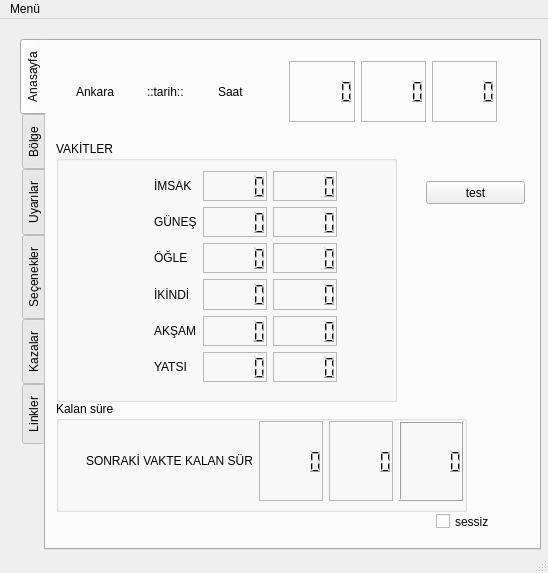
<?xml version="1.0" encoding="UTF-8"?>
<ui version="4.0">
 <class>MainWindow</class>
 <widget class="QMainWindow" name="MainWindow">
  <property name="geometry">
   <rect>
    <x>0</x>
    <y>0</y>
    <width>548</width>
    <height>573</height>
   </rect>
  </property>
  <property name="windowTitle">
   <string>MainWindow</string>
  </property>
  <property name="toolButtonStyle">
   <enum>Qt::ToolButtonIconOnly</enum>
  </property>
  <widget class="QWidget" name="centralwidget">
   <widget class="QWidget" name="gridLayoutWidget">
    <property name="geometry">
     <rect>
      <x>20</x>
      <y>20</y>
      <width>521</width>
      <height>511</height>
     </rect>
    </property>
    <layout class="QGridLayout" name="gridLayout">
     <item row="0" column="0">
      <widget class="QTabWidget" name="tabWidget">
       <property name="enabled">
        <bool>true</bool>
       </property>
       <property name="tabPosition">
        <enum>QTabWidget::West</enum>
       </property>
       <property name="tabShape">
        <enum>QTabWidget::Rounded</enum>
       </property>
       <property name="currentIndex">
        <number>0</number>
       </property>
       <property name="elideMode">
        <enum>Qt::ElideNone</enum>
       </property>
       <property name="documentMode">
        <bool>false</bool>
       </property>
       <property name="movable">
        <bool>true</bool>
       </property>
       <widget class="QWidget" name="tab">
        <attribute name="title">
         <string>Anasayfa</string>
        </attribute>
        <widget class="QGroupBox" name="groupBox_2">
         <property name="geometry">
          <rect>
           <x>10</x>
           <y>100</y>
           <width>341</width>
           <height>261</height>
          </rect>
         </property>
         <property name="title">
          <string>VAKİTLER</string>
         </property>
         <property name="flat">
          <bool>false</bool>
         </property>
         <property name="checkable">
          <bool>false</bool>
         </property>
         <widget class="QWidget" name="gridLayoutWidget_2">
          <property name="geometry">
           <rect>
            <x>50</x>
            <y>30</y>
            <width>231</width>
            <height>211</height>
           </rect>
          </property>
          <layout class="QGridLayout" name="gridLayout_2">
           <item row="6" column="1">
            <widget class="QLabel" name="label_5">
             <property name="text">
              <string>YATSI</string>
             </property>
            </widget>
           </item>
           <item row="5" column="2">
            <widget class="QLCDNumber" name="lcdNumberMaghribHour">
             <property name="frameShape">
              <enum>QFrame::StyledPanel</enum>
             </property>
             <property name="frameShadow">
              <enum>QFrame::Sunken</enum>
             </property>
             <property name="lineWidth">
              <number>1</number>
             </property>
             <property name="smallDecimalPoint">
              <bool>false</bool>
             </property>
             <property name="segmentStyle">
              <enum>QLCDNumber::Filled</enum>
             </property>
            </widget>
           </item>
           <item row="4" column="0">
            <spacer name="horizontalSpacer_3">
             <property name="orientation">
              <enum>Qt::Horizontal</enum>
             </property>
             <property name="sizeHint" stdset="0">
              <size>
               <width>40</width>
               <height>20</height>
              </size>
             </property>
            </spacer>
           </item>
           <item row="3" column="0">
            <spacer name="horizontalSpacer_2">
             <property name="orientation">
              <enum>Qt::Horizontal</enum>
             </property>
             <property name="sizeHint" stdset="0">
              <size>
               <width>40</width>
               <height>20</height>
              </size>
             </property>
            </spacer>
           </item>
           <item row="5" column="1">
            <widget class="QLabel" name="label_4">
             <property name="text">
              <string>AKŞAM</string>
             </property>
            </widget>
           </item>
           <item row="3" column="1">
            <widget class="QLabel" name="label_2">
             <property name="text">
              <string>ÖĞLE</string>
             </property>
            </widget>
           </item>
           <item row="1" column="2">
            <widget class="QLCDNumber" name="lcdNumberFajrHour">
             <property name="frameShape">
              <enum>QFrame::StyledPanel</enum>
             </property>
             <property name="frameShadow">
              <enum>QFrame::Sunken</enum>
             </property>
             <property name="lineWidth">
              <number>1</number>
             </property>
             <property name="smallDecimalPoint">
              <bool>false</bool>
             </property>
             <property name="segmentStyle">
              <enum>QLCDNumber::Filled</enum>
             </property>
            </widget>
           </item>
           <item row="6" column="0">
            <spacer name="horizontalSpacer_5">
             <property name="orientation">
              <enum>Qt::Horizontal</enum>
             </property>
             <property name="sizeHint" stdset="0">
              <size>
               <width>40</width>
               <height>20</height>
              </size>
             </property>
            </spacer>
           </item>
           <item row="2" column="0">
            <spacer name="horizontalSpacer_6">
             <property name="orientation">
              <enum>Qt::Horizontal</enum>
             </property>
             <property name="sizeHint" stdset="0">
              <size>
               <width>40</width>
               <height>20</height>
              </size>
             </property>
            </spacer>
           </item>
           <item row="6" column="2">
            <widget class="QLCDNumber" name="lcdNumberIshaHour">
             <property name="frameShape">
              <enum>QFrame::StyledPanel</enum>
             </property>
             <property name="frameShadow">
              <enum>QFrame::Sunken</enum>
             </property>
             <property name="lineWidth">
              <number>1</number>
             </property>
             <property name="smallDecimalPoint">
              <bool>false</bool>
             </property>
             <property name="segmentStyle">
              <enum>QLCDNumber::Filled</enum>
             </property>
            </widget>
           </item>
           <item row="1" column="1">
            <widget class="QLabel" name="label">
             <property name="text">
              <string>İMSAK</string>
             </property>
            </widget>
           </item>
           <item row="4" column="2">
            <widget class="QLCDNumber" name="lcdNumberAsrHour">
             <property name="frameShape">
              <enum>QFrame::StyledPanel</enum>
             </property>
             <property name="frameShadow">
              <enum>QFrame::Sunken</enum>
             </property>
             <property name="lineWidth">
              <number>1</number>
             </property>
             <property name="smallDecimalPoint">
              <bool>false</bool>
             </property>
             <property name="segmentStyle">
              <enum>QLCDNumber::Filled</enum>
             </property>
            </widget>
           </item>
           <item row="4" column="1">
            <widget class="QLabel" name="label_3">
             <property name="text">
              <string>İKİNDİ</string>
             </property>
            </widget>
           </item>
           <item row="3" column="2">
            <widget class="QLCDNumber" name="lcdNumberDhuhrHour">
             <property name="frameShape">
              <enum>QFrame::StyledPanel</enum>
             </property>
             <property name="frameShadow">
              <enum>QFrame::Sunken</enum>
             </property>
             <property name="lineWidth">
              <number>1</number>
             </property>
             <property name="smallDecimalPoint">
              <bool>false</bool>
             </property>
             <property name="segmentStyle">
              <enum>QLCDNumber::Filled</enum>
             </property>
            </widget>
           </item>
           <item row="5" column="0">
            <spacer name="horizontalSpacer_4">
             <property name="orientation">
              <enum>Qt::Horizontal</enum>
             </property>
             <property name="sizeHint" stdset="0">
              <size>
               <width>40</width>
               <height>20</height>
              </size>
             </property>
            </spacer>
           </item>
           <item row="2" column="1">
            <widget class="QLabel" name="label_24">
             <property name="text">
              <string>GÜNEŞ</string>
             </property>
            </widget>
           </item>
           <item row="2" column="2">
            <widget class="QLCDNumber" name="lcdNumberSunriseHour">
             <property name="frameShape">
              <enum>QFrame::StyledPanel</enum>
             </property>
             <property name="frameShadow">
              <enum>QFrame::Sunken</enum>
             </property>
             <property name="lineWidth">
              <number>1</number>
             </property>
             <property name="smallDecimalPoint">
              <bool>false</bool>
             </property>
             <property name="segmentStyle">
              <enum>QLCDNumber::Filled</enum>
             </property>
            </widget>
           </item>
           <item row="1" column="0">
            <spacer name="horizontalSpacer">
             <property name="orientation">
              <enum>Qt::Horizontal</enum>
             </property>
             <property name="sizeHint" stdset="0">
              <size>
               <width>40</width>
               <height>20</height>
              </size>
             </property>
            </spacer>
           </item>
           <item row="6" column="3">
            <widget class="QLCDNumber" name="lcdNumberIshaMinute">
             <property name="frameShape">
              <enum>QFrame::StyledPanel</enum>
             </property>
             <property name="frameShadow">
              <enum>QFrame::Sunken</enum>
             </property>
             <property name="lineWidth">
              <number>1</number>
             </property>
             <property name="smallDecimalPoint">
              <bool>false</bool>
             </property>
             <property name="segmentStyle">
              <enum>QLCDNumber::Filled</enum>
             </property>
            </widget>
           </item>
           <item row="5" column="3">
            <widget class="QLCDNumber" name="lcdNumberMaghribMinute">
             <property name="frameShape">
              <enum>QFrame::StyledPanel</enum>
             </property>
             <property name="frameShadow">
              <enum>QFrame::Sunken</enum>
             </property>
             <property name="lineWidth">
              <number>1</number>
             </property>
             <property name="smallDecimalPoint">
              <bool>false</bool>
             </property>
             <property name="segmentStyle">
              <enum>QLCDNumber::Filled</enum>
             </property>
            </widget>
           </item>
           <item row="4" column="3">
            <widget class="QLCDNumber" name="lcdNumberAsrMinute">
             <property name="frameShape">
              <enum>QFrame::StyledPanel</enum>
             </property>
             <property name="frameShadow">
              <enum>QFrame::Sunken</enum>
             </property>
             <property name="lineWidth">
              <number>1</number>
             </property>
             <property name="smallDecimalPoint">
              <bool>false</bool>
             </property>
             <property name="segmentStyle">
              <enum>QLCDNumber::Filled</enum>
             </property>
            </widget>
           </item>
           <item row="3" column="3">
            <widget class="QLCDNumber" name="lcdNumberDhuhrMinute">
             <property name="frameShape">
              <enum>QFrame::StyledPanel</enum>
             </property>
             <property name="frameShadow">
              <enum>QFrame::Sunken</enum>
             </property>
             <property name="lineWidth">
              <number>1</number>
             </property>
             <property name="smallDecimalPoint">
              <bool>false</bool>
             </property>
             <property name="segmentStyle">
              <enum>QLCDNumber::Filled</enum>
             </property>
            </widget>
           </item>
           <item row="2" column="3">
            <widget class="QLCDNumber" name="lcdNumberSunriseMinute">
             <property name="frameShape">
              <enum>QFrame::StyledPanel</enum>
             </property>
             <property name="frameShadow">
              <enum>QFrame::Sunken</enum>
             </property>
             <property name="lineWidth">
              <number>1</number>
             </property>
             <property name="smallDecimalPoint">
              <bool>false</bool>
             </property>
             <property name="segmentStyle">
              <enum>QLCDNumber::Filled</enum>
             </property>
            </widget>
           </item>
           <item row="1" column="3">
            <widget class="QLCDNumber" name="lcdNumberFajrMinute">
             <property name="frameShape">
              <enum>QFrame::StyledPanel</enum>
             </property>
             <property name="frameShadow">
              <enum>QFrame::Sunken</enum>
             </property>
             <property name="lineWidth">
              <number>1</number>
             </property>
             <property name="smallDecimalPoint">
              <bool>false</bool>
             </property>
             <property name="segmentStyle">
              <enum>QLCDNumber::Filled</enum>
             </property>
            </widget>
           </item>
          </layout>
         </widget>
        </widget>
        <widget class="QCheckBox" name="checkBox_13">
         <property name="geometry">
          <rect>
           <x>390</x>
           <y>470</y>
           <width>86</width>
           <height>21</height>
          </rect>
         </property>
         <property name="text">
          <string>sessiz</string>
         </property>
        </widget>
        <widget class="QWidget" name="gridLayoutWidget_7">
         <property name="geometry">
          <rect>
           <x>30</x>
           <y>20</y>
           <width>421</width>
           <height>61</height>
          </rect>
         </property>
         <layout class="QGridLayout" name="gridLayout_8">
          <item row="1" column="2">
           <widget class="QLabel" name="label_6">
            <property name="text">
             <string>Saat</string>
            </property>
           </widget>
          </item>
          <item row="1" column="1">
           <widget class="QLabel" name="labelCurrentDate">
            <property name="text">
             <string>::tarih::</string>
            </property>
           </widget>
          </item>
          <item row="1" column="0">
           <widget class="QLabel" name="labelCurrentCity">
            <property name="text">
             <string>Ankara</string>
            </property>
           </widget>
          </item>
          <item row="1" column="4">
           <widget class="QLCDNumber" name="lcdNumberCurrentMinute">
            <property name="frameShape">
             <enum>QFrame::StyledPanel</enum>
            </property>
            <property name="frameShadow">
             <enum>QFrame::Sunken</enum>
            </property>
            <property name="lineWidth">
             <number>1</number>
            </property>
            <property name="smallDecimalPoint">
             <bool>false</bool>
            </property>
            <property name="segmentStyle">
             <enum>QLCDNumber::Filled</enum>
            </property>
           </widget>
          </item>
          <item row="1" column="3">
           <widget class="QLCDNumber" name="lcdNumberCurrentHour">
            <property name="frameShape">
             <enum>QFrame::StyledPanel</enum>
            </property>
            <property name="frameShadow">
             <enum>QFrame::Sunken</enum>
            </property>
            <property name="lineWidth">
             <number>1</number>
            </property>
            <property name="smallDecimalPoint">
             <bool>false</bool>
            </property>
            <property name="segmentStyle">
             <enum>QLCDNumber::Filled</enum>
            </property>
           </widget>
          </item>
          <item row="1" column="5">
           <widget class="QLCDNumber" name="lcdNumberCurrentSecond">
            <property name="frameShape">
             <enum>QFrame::StyledPanel</enum>
            </property>
            <property name="frameShadow">
             <enum>QFrame::Sunken</enum>
            </property>
            <property name="lineWidth">
             <number>1</number>
            </property>
            <property name="smallDecimalPoint">
             <bool>false</bool>
            </property>
            <property name="segmentStyle">
             <enum>QLCDNumber::Filled</enum>
            </property>
           </widget>
          </item>
         </layout>
        </widget>
        <widget class="QWidget" name="horizontalLayoutWidget">
         <property name="geometry">
          <rect>
           <x>40</x>
           <y>380</y>
           <width>377</width>
           <height>80</height>
          </rect>
         </property>
         <layout class="QHBoxLayout" name="horizontalLayout">
          <item>
           <widget class="QLabel" name="labelNextPrayer">
            <property name="text">
             <string>SONRAKİ VAKTE KALAN SÜRE</string>
            </property>
           </widget>
          </item>
          <item>
           <widget class="QLCDNumber" name="lcdNumberNextPrayerHour">
            <property name="frameShape">
             <enum>QFrame::StyledPanel</enum>
            </property>
            <property name="frameShadow">
             <enum>QFrame::Sunken</enum>
            </property>
            <property name="lineWidth">
             <number>1</number>
            </property>
            <property name="smallDecimalPoint">
             <bool>false</bool>
            </property>
            <property name="segmentStyle">
             <enum>QLCDNumber::Filled</enum>
            </property>
           </widget>
          </item>
          <item>
           <widget class="QLCDNumber" name="lcdNumberNextPrayerMinute">
            <property name="frameShape">
             <enum>QFrame::StyledPanel</enum>
            </property>
            <property name="frameShadow">
             <enum>QFrame::Sunken</enum>
            </property>
            <property name="lineWidth">
             <number>1</number>
            </property>
            <property name="smallDecimalPoint">
             <bool>false</bool>
            </property>
            <property name="segmentStyle">
             <enum>QLCDNumber::Filled</enum>
            </property>
           </widget>
          </item>
          <item>
           <widget class="QLCDNumber" name="lcdNumberNextPrayerSecond"/>
          </item>
         </layout>
        </widget>
        <widget class="QGroupBox" name="groupBox_6">
         <property name="geometry">
          <rect>
           <x>10</x>
           <y>360</y>
           <width>411</width>
           <height>111</height>
          </rect>
         </property>
         <property name="title">
          <string>Kalan süre</string>
         </property>
        </widget>
        <widget class="QPushButton" name="testbutton">
         <property name="geometry">
          <rect>
           <x>380</x>
           <y>140</y>
           <width>99</width>
           <height>23</height>
          </rect>
         </property>
         <property name="text">
          <string>test</string>
         </property>
        </widget>
        <zorder>groupBox_6</zorder>
        <zorder>groupBox_2</zorder>
        <zorder>checkBox_13</zorder>
        <zorder>gridLayoutWidget_7</zorder>
        <zorder>horizontalLayoutWidget</zorder>
        <zorder>testbutton</zorder>
        <zorder>pushButtonOpenPrayerTimesText</zorder>
       </widget>
       <widget class="QWidget" name="tab_2">
        <attribute name="title">
         <string>Bölge</string>
        </attribute>
        <widget class="QGroupBox" name="groupBox_3">
         <property name="geometry">
          <rect>
           <x>20</x>
           <y>0</y>
           <width>451</width>
           <height>261</height>
          </rect>
         </property>
         <property name="title">
          <string>GroupBox</string>
         </property>
         <widget class="QWidget" name="gridLayoutWidget_3">
          <property name="geometry">
           <rect>
            <x>10</x>
            <y>30</y>
            <width>411</width>
            <height>211</height>
           </rect>
          </property>
          <layout class="QGridLayout" name="gridLayout_3">
           <item row="0" column="0">
            <widget class="QLabel" name="labelCountry">
             <property name="text">
              <string>ÜLKE</string>
             </property>
            </widget>
           </item>
           <item row="1" column="0">
            <widget class="QLabel" name="labelCity">
             <property name="text">
              <string>ŞEHİR</string>
             </property>
            </widget>
           </item>
           <item row="2" column="0">
            <widget class="QLabel" name="labelDistrict">
             <property name="text">
              <string>İLÇE</string>
             </property>
            </widget>
           </item>
           <item row="3" column="0">
            <widget class="QLabel" name="labelTown">
             <property name="text">
              <string>KÖY/KASABA</string>
             </property>
            </widget>
           </item>
           <item row="0" column="1">
            <widget class="QComboBox" name="comboBoxSelectCountry">
             <item>
              <property name="text">
               <string>türkei</string>
              </property>
             </item>
            </widget>
           </item>
           <item row="1" column="1">
            <widget class="QComboBox" name="comboBoxSelectCity"/>
           </item>
           <item row="2" column="1">
            <widget class="QComboBox" name="comboBoxSelectDistrict">
             <property name="enabled">
              <bool>false</bool>
             </property>
            </widget>
           </item>
           <item row="3" column="1">
            <widget class="QComboBox" name="comboBoxSelectTown">
             <property name="enabled">
              <bool>false</bool>
             </property>
            </widget>
           </item>
          </layout>
         </widget>
        </widget>
        <widget class="QDialogButtonBox" name="buttonBox_2">
         <property name="geometry">
          <rect>
           <x>280</x>
           <y>260</y>
           <width>160</width>
           <height>25</height>
          </rect>
         </property>
         <property name="standardButtons">
          <set>QDialogButtonBox::Cancel|QDialogButtonBox::Ok</set>
         </property>
        </widget>
        <widget class="QPushButton" name="pushButtonSetTimesManuelly">
         <property name="geometry">
          <rect>
           <x>220</x>
           <y>330</y>
           <width>221</width>
           <height>23</height>
          </rect>
         </property>
         <property name="text">
          <string>Manuel olarak Ayarla</string>
         </property>
        </widget>
       </widget>
       <widget class="QWidget" name="tab_3">
        <attribute name="title">
         <string>Uyarılar</string>
        </attribute>
        <widget class="QWidget" name="gridLayoutWidget_4">
         <property name="geometry">
          <rect>
           <x>20</x>
           <y>10</y>
           <width>451</width>
           <height>301</height>
          </rect>
         </property>
         <layout class="QGridLayout" name="gridLayout_4">
          <item row="0" column="1">
           <widget class="QSpinBox" name="spinBoxFacrWarn"/>
          </item>
          <item row="3" column="1">
           <widget class="QSpinBox" name="spinBoxAsrWarn"/>
          </item>
          <item row="7" column="1">
           <widget class="QDialogButtonBox" name="buttonBox">
            <property name="standardButtons">
             <set>QDialogButtonBox::Cancel|QDialogButtonBox::Save</set>
            </property>
           </widget>
          </item>
          <item row="3" column="0">
           <widget class="QCheckBox" name="checkBoxAsrWarn">
            <property name="text">
             <string>İkindi</string>
            </property>
           </widget>
          </item>
          <item row="2" column="1">
           <widget class="QSpinBox" name="spinBoxDhuhrWarn"/>
          </item>
          <item row="4" column="1">
           <widget class="QSpinBox" name="spinBoxMaghribWarn"/>
          </item>
          <item row="4" column="0">
           <widget class="QCheckBox" name="checkBoxMaghribWarn">
            <property name="text">
             <string>Akşam</string>
            </property>
           </widget>
          </item>
          <item row="2" column="0">
           <widget class="QCheckBox" name="checkBoxDhuhrWarn">
            <property name="text">
             <string>Öğle</string>
            </property>
           </widget>
          </item>
          <item row="5" column="0">
           <widget class="QCheckBox" name="checkBoxIshaWarn">
            <property name="text">
             <string>Yatsı</string>
            </property>
           </widget>
          </item>
          <item row="5" column="1">
           <widget class="QSpinBox" name="spinBoxIshaWarn"/>
          </item>
          <item row="0" column="0">
           <widget class="QCheckBox" name="checkBoxFajrWarn">
            <property name="text">
             <string>İmsak</string>
            </property>
           </widget>
          </item>
          <item row="1" column="0">
           <widget class="QCheckBox" name="checkBoxSunriseWarn">
            <property name="text">
             <string>Güneş</string>
            </property>
           </widget>
          </item>
          <item row="1" column="1">
           <widget class="QSpinBox" name="spinBoxSunriseWarn"/>
          </item>
         </layout>
        </widget>
        <widget class="QGroupBox" name="groupBox_4">
         <property name="geometry">
          <rect>
           <x>10</x>
           <y>0</y>
           <width>471</width>
           <height>271</height>
          </rect>
         </property>
         <property name="title">
          <string>Vakit Uyarıları</string>
         </property>
        </widget>
        <zorder>groupBox_4</zorder>
        <zorder>gridLayoutWidget_4</zorder>
       </widget>
       <widget class="QWidget" name="tab_4">
        <attribute name="title">
         <string>Seçenekler</string>
        </attribute>
        <widget class="QGroupBox" name="groupBox">
         <property name="geometry">
          <rect>
           <x>10</x>
           <y>9</y>
           <width>471</width>
           <height>331</height>
          </rect>
         </property>
         <property name="title">
          <string>Seçenekler</string>
         </property>
         <widget class="QWidget" name="gridLayoutWidget_5">
          <property name="geometry">
           <rect>
            <x>10</x>
            <y>20</y>
            <width>431</width>
            <height>291</height>
           </rect>
          </property>
          <layout class="QGridLayout" name="gridLayout_6">
           <item row="10" column="0">
            <widget class="QLabel" name="label_16">
             <property name="text">
              <string>Kapatma ayarı</string>
             </property>
            </widget>
           </item>
           <item row="5" column="0">
            <widget class="QCheckBox" name="checkBoxPlayWarnSound">
             <property name="text">
              <string>Uyarı sesleri çal</string>
             </property>
            </widget>
           </item>
           <item row="3" column="0">
            <widget class="QCheckBox" name="checkBoxShowInTray">
             <property name="text">
              <string>Sistem tepsisinde simge göster</string>
             </property>
            </widget>
           </item>
           <item row="8" column="0">
            <widget class="QLabel" name="label_12">
             <property name="text">
              <string>Ezan sesi</string>
             </property>
            </widget>
           </item>
           <item row="4" column="0">
            <widget class="QCheckBox" name="checkBoxPlayAdhan">
             <property name="text">
              <string>Vakitlerde ezan oku</string>
             </property>
            </widget>
           </item>
           <item row="6" column="0">
            <widget class="QCheckBox" name="checkBoxMuteInAdhanTime">
             <property name="text">
              <string>Ezan vaktinde sesi kapat</string>
             </property>
            </widget>
           </item>
           <item row="9" column="0">
            <widget class="QLabel" name="label_26">
             <property name="text">
              <string>Uyarı sesi</string>
             </property>
            </widget>
           </item>
           <item row="10" column="1">
            <widget class="QComboBox" name="comboBoxCloseOption">
             <item>
              <property name="text">
               <string>Tamamen kapat</string>
              </property>
             </item>
             <item>
              <property name="text">
               <string>Gizle</string>
              </property>
             </item>
            </widget>
           </item>
           <item row="8" column="1">
            <widget class="QToolButton" name="toolButton">
             <property name="text">
              <string>...</string>
             </property>
            </widget>
           </item>
           <item row="9" column="1">
            <widget class="QToolButton" name="toolButton_2">
             <property name="text">
              <string>...</string>
             </property>
            </widget>
           </item>
           <item row="7" column="0">
            <widget class="QCheckBox" name="checkBoxSystemNotifications">
             <property name="text">
              <string>Sistem bildirimleri açık</string>
             </property>
            </widget>
           </item>
          </layout>
         </widget>
        </widget>
        <widget class="QDialogButtonBox" name="buttonBox_4">
         <property name="geometry">
          <rect>
           <x>150</x>
           <y>330</y>
           <width>327</width>
           <height>25</height>
          </rect>
         </property>
         <property name="standardButtons">
          <set>QDialogButtonBox::Cancel|QDialogButtonBox::RestoreDefaults|QDialogButtonBox::Save</set>
         </property>
        </widget>
       </widget>
       <widget class="QWidget" name="tab_5">
        <attribute name="title">
         <string>Kazalar</string>
        </attribute>
        <widget class="QGroupBox" name="groupBox_5">
         <property name="geometry">
          <rect>
           <x>10</x>
           <y>0</y>
           <width>311</width>
           <height>311</height>
          </rect>
         </property>
         <property name="title">
          <string>GroupBox</string>
         </property>
         <widget class="QWidget" name="gridLayoutWidget_6">
          <property name="geometry">
           <rect>
            <x>40</x>
            <y>30</y>
            <width>231</width>
            <height>261</height>
           </rect>
          </property>
          <layout class="QGridLayout" name="gridLayout_7">
           <item row="2" column="0">
            <widget class="QLabel" name="label_21">
             <property name="text">
              <string>Öğle</string>
             </property>
            </widget>
           </item>
           <item row="0" column="0">
            <widget class="QLabel" name="label_22">
             <property name="text">
              <string>Sabah</string>
             </property>
            </widget>
           </item>
           <item row="4" column="0">
            <widget class="QLabel" name="label_19">
             <property name="text">
              <string>Akşam</string>
             </property>
            </widget>
           </item>
           <item row="3" column="0">
            <widget class="QLabel" name="label_20">
             <property name="text">
              <string>İkindi</string>
             </property>
            </widget>
           </item>
           <item row="5" column="0">
            <widget class="QLabel" name="label_18">
             <property name="text">
              <string>Yatsı</string>
             </property>
            </widget>
           </item>
           <item row="2" column="1">
            <widget class="QSpinBox" name="spinBoxZuhrCount"/>
           </item>
           <item row="3" column="1">
            <widget class="QSpinBox" name="spinBoxAsrCount"/>
           </item>
           <item row="4" column="1">
            <widget class="QSpinBox" name="spinBoxMaghribCount"/>
           </item>
           <item row="5" column="1">
            <widget class="QSpinBox" name="spinBoxIshaCount"/>
           </item>
           <item row="0" column="1">
            <widget class="QSpinBox" name="spinBoxFajrCount"/>
           </item>
          </layout>
         </widget>
        </widget>
       </widget>
       <widget class="QWidget" name="tab_6">
        <attribute name="title">
         <string>Linkler</string>
        </attribute>
        <widget class="QWidget" name="gridLayoutWidget_8">
         <property name="geometry">
          <rect>
           <x>51</x>
           <y>90</y>
           <width>353</width>
           <height>212</height>
          </rect>
         </property>
         <layout class="QGridLayout" name="gridLayout_5">
          <item row="1" column="1">
           <widget class="QPushButton" name="pushButton_2">
            <property name="text">
             <string>mustafairan.wordpress.com</string>
            </property>
           </widget>
          </item>
          <item row="0" column="1">
           <widget class="QPushButton" name="pushButton">
            <property name="text">
             <string>www.diyanet.gov.tr</string>
            </property>
           </widget>
          </item>
          <item row="2" column="1">
           <widget class="QPushButton" name="pushButton_3">
            <property name="text">
             <string>github.com/mustafairan/pynamaz</string>
            </property>
           </widget>
          </item>
          <item row="0" column="0">
           <widget class="QLabel" name="label_14">
            <property name="text">
             <string>Diyanet.gov.tr</string>
            </property>
           </widget>
          </item>
          <item row="1" column="0">
           <widget class="QLabel" name="label_15">
            <property name="text">
             <string>Geliştirici Sayfası</string>
            </property>
           </widget>
          </item>
          <item row="2" column="0">
           <widget class="QLabel" name="label_17">
            <property name="text">
             <string>Uygulama Deposu</string>
            </property>
           </widget>
          </item>
         </layout>
        </widget>
        <zorder>gridLayoutWidget_8</zorder>
        <zorder>gridLayoutWidget_8</zorder>
       </widget>
      </widget>
     </item>
    </layout>
   </widget>
  </widget>
  <widget class="QMenuBar" name="menubar">
   <property name="geometry">
    <rect>
     <x>0</x>
     <y>0</y>
     <width>548</width>
     <height>20</height>
    </rect>
   </property>
   <widget class="QMenu" name="menuMen">
    <property name="title">
     <string>Menü</string>
    </property>
    <widget class="QMenu" name="menuG_r_n_m">
     <property name="title">
      <string>Görünüm</string>
     </property>
     <addaction name="actionBespin"/>
     <addaction name="actionCleanlooks"/>
     <addaction name="actionGTK"/>
     <addaction name="actionPlastique"/>
     <addaction name="actionWindows"/>
     <addaction name="actionQtcurve"/>
     <addaction name="actionMotif"/>
     <addaction name="actionCDE"/>
     <addaction name="actionOxygen"/>
    </widget>
    <widget class="QMenu" name="menuGizle">
     <property name="title">
      <string>Gizle</string>
     </property>
    </widget>
    <addaction name="menuGizle"/>
    <addaction name="menuG_r_n_m"/>
    <addaction name="actionG_ncelle_2"/>
    <addaction name="action_k"/>
   </widget>
   <addaction name="menuMen"/>
  </widget>
  <widget class="QStatusBar" name="statusbar"/>
  <action name="action_k">
   <property name="text">
    <string>Çıkış</string>
   </property>
  </action>
  <action name="actionCleanlooks">
   <property name="text">
    <string>Cleanlooks</string>
   </property>
   <property name="softKeyRole">
    <enum>QAction::NoSoftKey</enum>
   </property>
  </action>
  <action name="actionGTK">
   <property name="text">
    <string>GTK+</string>
   </property>
  </action>
  <action name="actionPlastique">
   <property name="text">
    <string>Plastique</string>
   </property>
  </action>
  <action name="actionWindows">
   <property name="text">
    <string>Windows</string>
   </property>
  </action>
  <action name="actionG_ncelle_2">
   <property name="text">
    <string>Güncelle</string>
   </property>
  </action>
  <action name="actionBespin">
   <property name="text">
    <string>Bespin</string>
   </property>
  </action>
  <action name="actionQtcurve">
   <property name="text">
    <string>Qtcurve</string>
   </property>
  </action>
  <action name="actionMotif">
   <property name="text">
    <string>Motif</string>
   </property>
  </action>
  <action name="actionCDE">
   <property name="text">
    <string>CDE</string>
   </property>
  </action>
  <action name="actionOxygen">
   <property name="text">
    <string>Oxygen</string>
   </property>
  </action>
 </widget>
 <resources/>
 <connections/>
</ui>
